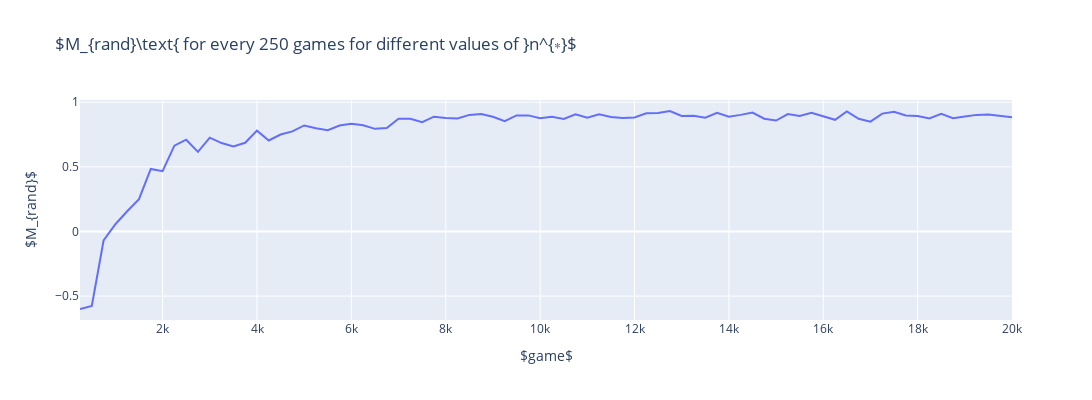

The code cell stored with this chart in its notebook:
### Code cell
fig = go.Figure()

for i, y_i in enumerate(n_star_M_rands):
    fig.add_trace(go.Scatter(x=x, y=y_i, mode='lines',name=r'$n^* = %d$' % n_star_list[i]))

fig.update_layout(
    title=r'$M_{rand}\text{ for every %d games for different values of }n^{∗}$' % averaging_steps,
    xaxis_title=r'$game$',
    yaxis_title=r'$M_{rand}$',
    width=1200, height=400
)

fig.show()
